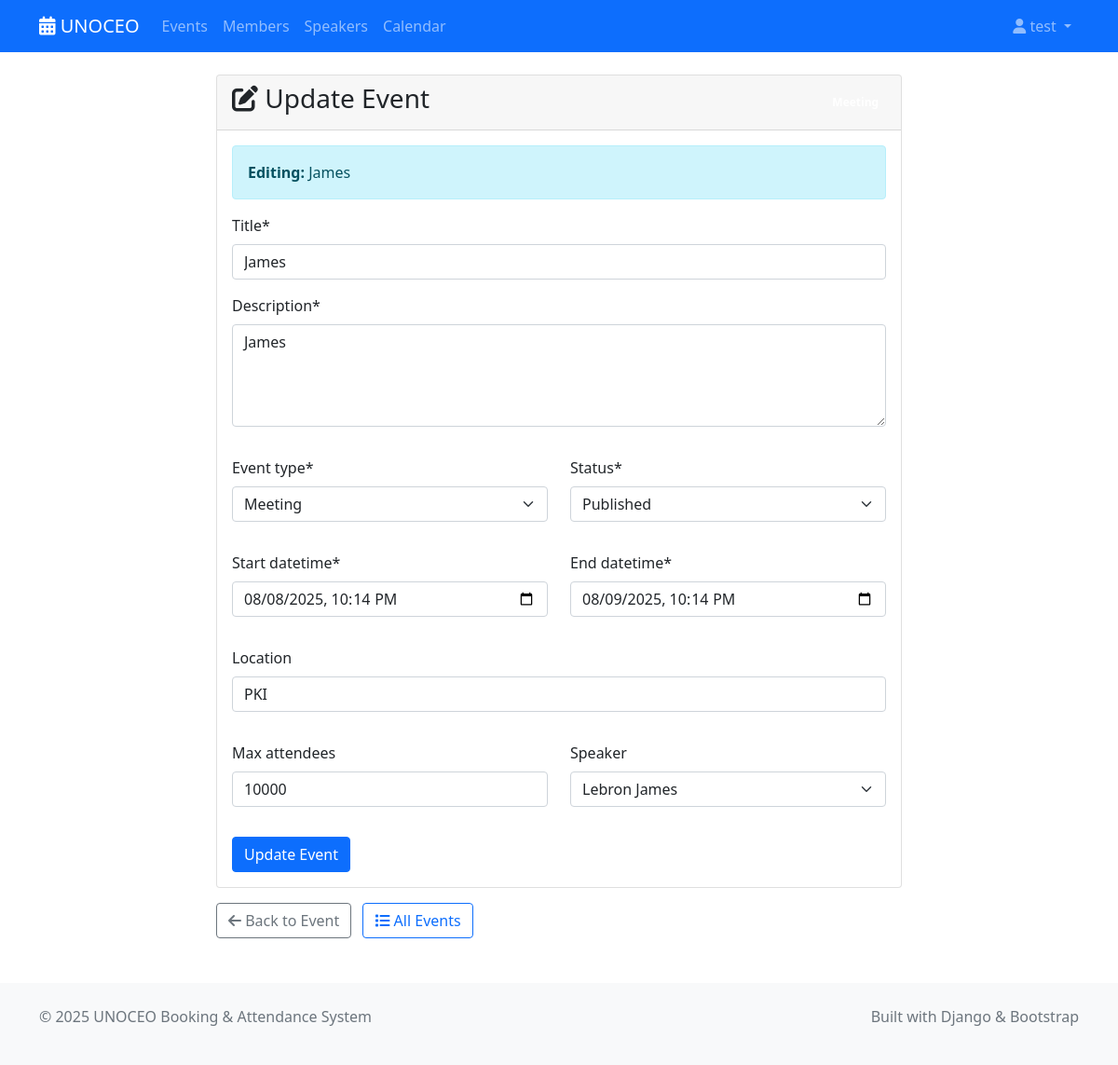
Page /events/1/update/ (signed in) on the committed database.
### shared/models.py (models this page shows, shortened)
class Event(models.Model):
    EVENT_TYPES = [
        ('conference', 'Conference'),
        ('workshop', 'Workshop'),
        ('seminar', 'Seminar'),
        ('webinar', 'Webinar'),
        ('meeting', 'Meeting'),
    ]
    STATUS_CHOICES = [
        ('draft', 'Draft'),
        ('published', 'Published'),
        ('cancelled', 'Cancelled'),
        ('completed', 'Completed'),
    ]
    title = models.CharField(max_length=300)
    description = models.TextField()
    event_type = models.CharField(max_length=20, choices=EVENT_TYPES, default='meeting')
    status = models.CharField(max_length=20, choices=STATUS_CHOICES, default='draft')
    start_datetime = models.DateTimeField()
    end_datetime = models.DateTimeField()
    location = models.CharField(max_length=500, blank=True)
    max_attendees = models.PositiveIntegerField(null=True, blank=True)
    speaker = models.ForeignKey(Speaker, on_delete=models.SET_NULL, null=True, blank=True)
    attendees = models.ManyToManyField(Member, blank=True, related_name='events_attending')
    created_by = models.ForeignKey(User, on_delete=models.CASCADE)
    created_at = models.DateTimeField(auto_now_add=True)
    updated_at = models.DateTimeField(auto_now=True)
    class Meta:
        ordering = ['-start_datetime']

### event_management/display/views.py (the view, shortened to what this page needs)
# urls.py: path('<int:pk>/update/', views.EventUpdateView.as_view(), name='update'),
class EventUpdateView(LoginRequiredMixin, UpdateView):
    model = Event
    form_class = EventUpdateForm
    template_name = 'event_management/update.html'
    success_url = reverse_lazy('event_management:list')

### shared/models.py (called while the page is built)
    def __str__(self):
        return self.name

### event_management/display/templates/event_management/update.html (shortened to what this page needs)
{% extends 'base.html' %}
{% load crispy_forms_tags %}
{% block content %}
<div class="container mt-4">
    <div class="row justify-content-center">
        <div class="col-lg-8">
            <div class="card">
                <div class="card-header d-flex justify-content-between align-items-center">
                    <h3><i class="fas fa-edit"></i> Update Event</h3>
                    <span class="badge bg-{{ event.event_type|default:'secondary' }}">
                    </span>
                </div>
                <div class="card-body">
                    <div class="alert alert-info mb-3">
                        <strong>Editing:</strong> {{ event.title }}
                    </div>
                    <form method="post">
                        {% crispy form %}
                    </form>
                </div>
            </div>
            <div class="mt-3">
                <a href="{% url 'event_management:detail' event.pk %}" class="btn btn-outline-secondary me-2">
                    <i class="fas fa-arrow-left"></i> Back to Event
                </a>
                <a href="{% url 'event_management:list' %}" class="btn btn-outline-primary">
                    <i class="fas fa-list"></i> All Events
                </a>
            </div>
        </div>
    </div>
</div>
{% endblock %}

### templates/base.html (shortened to what this page needs)
<!DOCTYPE html>
<html lang="en">
<head>
    <link href="https://cdn.jsdelivr.net/npm/bootstrap@5.1.3/dist/css/bootstrap.min.css" rel="stylesheet">
    <link href="https://cdnjs.cloudflare.com/ajax/libs/font-awesome/6.0.0/css/all.min.css" rel="stylesheet">
</head>
<body>
    <nav class="navbar navbar-expand-lg navbar-dark bg-primary">
        <div class="container">
            <a class="navbar-brand" href="{% url 'event_management:list' %}">
                <i class="fas fa-calendar-alt"></i> UNOCEO
            </a>
            <div class="collapse navbar-collapse" id="navbarNav">
                <ul class="navbar-nav me-auto">
                    <li class="nav-item">
                        <a class="nav-link" href="{% url 'event_management:list' %}">Events</a>
                    </li>
                    <li class="nav-item">
                        <a class="nav-link" href="{% url 'member_management:list' %}">Members</a>
                    </li>
                    <li class="nav-item">
                        <a class="nav-link" href="{% url 'speaker_management:list' %}">Speakers</a>
                    </li>
                    <li class="nav-item">
                        <a class="nav-link" href="{% url 'event_calendar:view' %}">Calendar</a>
                    </li>
                </ul>
                <ul class="navbar-nav">
                    {% if user.is_authenticated %}
                        <li class="nav-item dropdown">
                            <a class="nav-link dropdown-toggle" href="#" id="navbarDropdown" role="button" data-bs-toggle="dropdown">
                                <i class="fas fa-user"></i> {{ user.username }}
                            </a>
                        </li>
                    {% else %}
                        <li class="nav-item">
                            <a class="nav-link" href="{% url 'login_system:login' %}">Admin Login</a>
                        </li>
                    {% endif %}
                </ul>
            </div>
        </div>
    </nav>
    <main>
        {% block content %}{% endblock %}
    </main>
    <footer class="bg-light mt-5 py-4">
        <div class="container">
            <div class="row">
                <div class="col-md-6">
                    <p class="text-muted">&copy; 2025 UNOCEO Booking & Attendance System</p>
                </div>
                <div class="col-md-6 text-end">
                    <p class="text-muted">Built with Django & Bootstrap</p>
                </div>
            </div>
        </div>
    </footer>
</body>
</html>

### rows in the picture
Event: title "James", description "James", event_type "Meeting", status "Published", start_datetime "08/08/2025 22:14", end_datetime "08/09/2025 22:14", location "PKI", max_attendees "10000", speaker "Lebron James"

### other values in the picture
{{ user.username }} "test"
